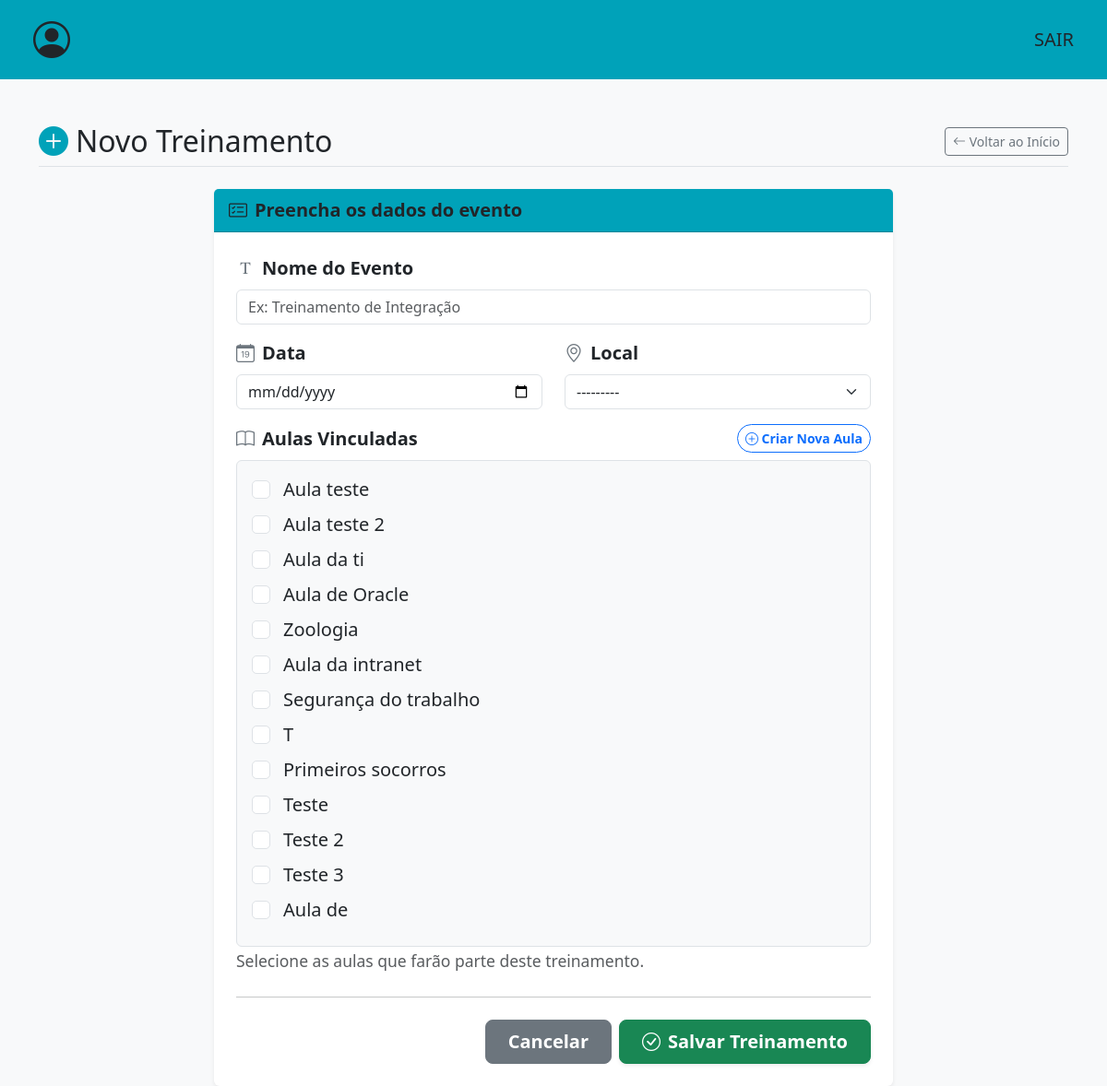
The page /criar-evento/ (signed in) on the database as committed earlier.
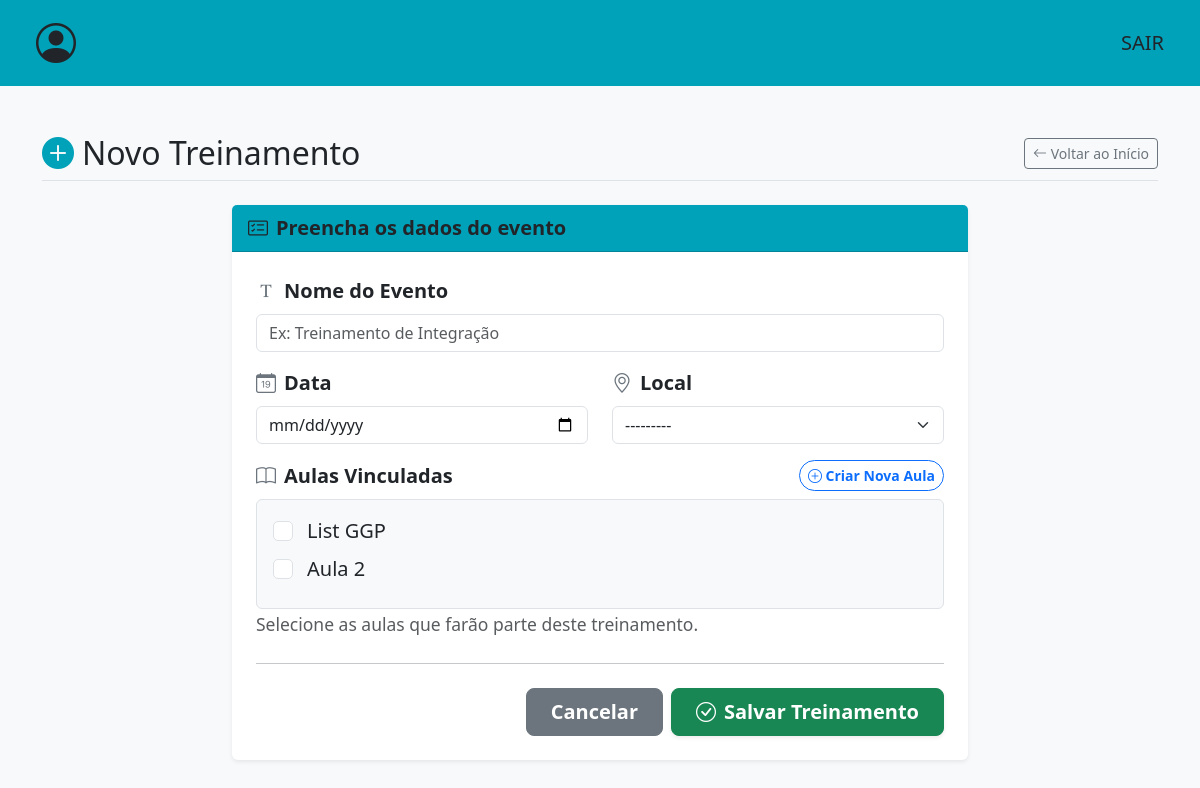
The same page on the database as committed later.
### events/models.py (models this page shows)
class Aula(models.Model):
    nm_aula = models.CharField(max_length=150)
    descricao = models.CharField(max_length=200)
    palestrante = models.CharField(max_length=100)
    carga_horaria = models.IntegerField(null=False)
    def __str__(self):
        return self.nm_aula

### events/views.py (the view)
# urls.py: path('criar-evento/',criar_evento,name='criar-evento'),
@login_required(login_url="login/") #ALERTA PARA AULAS VAZIAS
def criar_evento(request):
    if request.method == 'POST':
        form = CriarEventoForm(request.POST)
        if form.is_valid():
            treinamento = form.save(commit=False)
            treinamento.status = 'MARCADO'
            treinamento.save()
            form.save_m2m()
            messages.success(request, 'Novo evento cadastrado com sucesso!')
            return redirect('listar-eventos-marcados')
    else:
        form = CriarEventoForm()
    return render(request,'events/criar-evento.html',{'form':form})

### events/forms.py
class CriarEventoForm(forms.ModelForm):
    class Meta:
        model = Treinamento
        fields = ['nm_evento', 'data', 'local', 'aulas']
        widgets = {
            'nm_evento': forms.TextInput(attrs={'class': 'form-control', 'placeholder': 'Ex: Treinamento de Integração'}),
            'data': forms.DateInput(attrs={'type': 'date', 'class': 'form-control'}),
            'local': forms.Select(attrs={'class': 'form-select'}),
            'aulas': forms.CheckboxSelectMultiple(attrs={'class': 'form-check-input'}),
        }

### templates/events/criar-evento.html (shortened to what this page needs)
<!DOCTYPE html>
<html lang="pt-br">
<head>
    <link href="https://cdn.jsdelivr.net/npm/bootstrap@5.3.2/dist/css/bootstrap.min.css" rel="stylesheet">
    <link href="https://cdn.jsdelivr.net/npm/bootstrap-icons@1.11.1/font/bootstrap-icons.css" rel="stylesheet">
</head>
<body class="bg-light">
    {% include 'partials/navbar.html' %}
    <div class="container mt-5">
        <div class="d-flex justify-content-between align-items-center mb-4 border-bottom pb-2">
            <h2 class="m-0"><i class="bi bi-plus-circle-fill text-custom-teal me-2"></i>Novo Treinamento</h2>
            <a href="{% url 'index' %}" class="btn btn-outline-secondary btn-sm">
                <i class="bi bi-arrow-left"></i> Voltar ao Início
            </a>
        </div>
        <div class="row justify-content-center">
            <div class="col-md-8">
                <div class="card shadow-sm border-0">
                    <div class="card-header bg-custom-teal text-dark fw-bold fs-5">
                        <i class="bi bi-card-checklist me-2"></i>Preencha os dados do evento
                    </div>
                    <div class="card-body p-4 fs-5">
                        <form method="POST" id="form-criar-evento">
                            <div class="mb-3">
                                <label class="form-label fw-bold"><i class="bi bi-fonts me-2 text-secondary"></i>Nome do Evento</label>
                                {{ form.nm_evento }}
                            </div>
                            <div class="row">
                                <div class="col-md-6 mb-3">
                                    <label class="form-label fw-bold"><i class="bi bi-calendar-date me-2 text-secondary"></i>Data</label>
                                    {{ form.data }}
                                </div>
                                <div class="col-md-6 mb-3">
                                    <label class="form-label fw-bold"><i class="bi bi-geo-alt me-2 text-secondary"></i>Local</label>
                                    {{ form.local }}
                                </div>
                            </div>
                            <div class="mb-4">
                                <div class="d-flex justify-content-between align-items-end mb-2">
                                    <label class="form-label fw-bold m-0"><i class="bi bi-book me-2 text-secondary"></i>Aulas Vinculadas</label>
                                    <a href="{% url 'criar-aula' %}" class="btn btn-sm btn-outline-primary rounded-pill fw-bold">
                                        <i class="bi bi-plus-circle"></i> Criar Nova Aula
                                    </a>
                                </div>
                                <div class="bg-light border rounded p-3">
                                    {% for checkbox in form.aulas %}
                                        <div class="form-check mb-2">
                                            {{ checkbox.tag }}
                                            <label class="form-check-label ms-1" for="{{ checkbox.id_for_label }}">
                                                {{ checkbox.choice_label }}
                                            </label>
                                        </div>
                                    {% empty %}
                                        <div class="text-danger small fst-italic">
                                            Nenhuma aula cadastrada ainda. Clique no botão acima para cadastrar a primeira!
                                        </div>
                                    {% endfor %}
                                </div>
                                <small class="text-muted">Selecione as aulas que farão parte deste treinamento.</small>
                            </div>
                            <hr class="my-4">
                            <div class="d-flex justify-content-end gap-2">
                                <a href="{% url 'index' %}" class="btn btn-secondary btn-lg fw-bold px-4">Cancelar</a>
                                <button type="submit" class="btn btn-success btn-lg fw-bold px-4 shadow-sm">
                                    <i class="bi bi-check-circle me-2"></i>Salvar Treinamento
                                </button>
                            </div>
                        </form>
                    </div>
                </div>
            </div>
        </div>
    </div>
    </body>
</html>

### templates/partials/navbar.html
<nav class="navbar bg-custom-teal px-4 py-2">
    <div class="container-fluid d-flex justify-content-between align-items-center">
        <a class="navbar-brand text-dark m-0" href="#">
            <i class="bi bi-person-circle" style="font-size: 2.5rem;"></i>
        </a>
        <a href="{% url 'logout' %}" class="nav-link text-dark fs-5 fw-medium">
            SAIR
        </a>
    </div>
</nav>

### templates/events/criar-evento.html (style rules this page uses)
.bg-custom-teal { background-color: #00a2b9; }
.text-custom-teal { color: #00a2b9; }

Rows that differ between the two databases and show on the page:
removed Aula: choice_label "Aula teste"
removed Aula: choice_label "Aula teste 2"
removed Aula: choice_label "Aula da ti"
removed Aula: choice_label "Aula de Oracle"
removed Aula: choice_label "Zoologia"
removed Aula: choice_label "Aula da intranet"
removed Aula: choice_label "Segurança do trabalho"
removed Aula: choice_label "Primeiros socorros"
removed Aula: choice_label "Teste"
removed Aula: choice_label "Teste 2"
removed Aula: choice_label "Teste 3"
removed Aula: choice_label "Aula de"
added Aula: choice_label "List GGP"
added Aula: choice_label "Aula 2"
Other text that changed with them:
list line gone: "☐ T"
